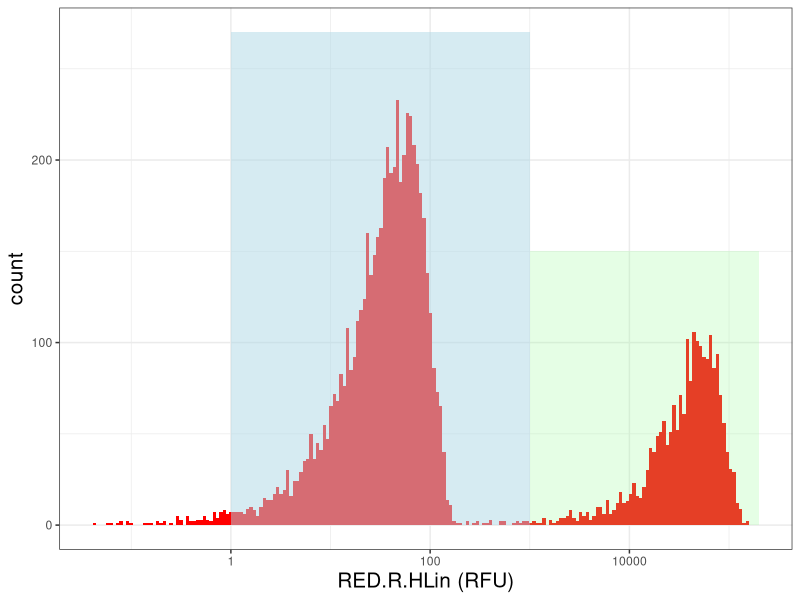

R code for this plot:
## ---- chunk 1
library(ggplot2)
set.seed(2345)
data.frame(x = c(rnorm(10000, 10, 50),
                 rnorm(2500, 35000, 35000))) |> 
  ggplot(aes(x = x)) +
  geom_histogram(bins = 200, fill = "red") +
  annotate(geom = "rect", xmin = 1, xmax = 1000, ymin = 0, ymax = 270, 
           fill = "lightblue", alpha = 0.5) +
  annotate(geom = "rect", xmin = 1000, xmax = 200000, ymin = 0, ymax = 150, 
           fill = "palegreen", alpha = 0.25) +
  theme_bw() +
  theme(axis.title = element_text(size = 15)) +
  scale_x_log10() +
  xlab("RED.R.HLin (RFU)")
